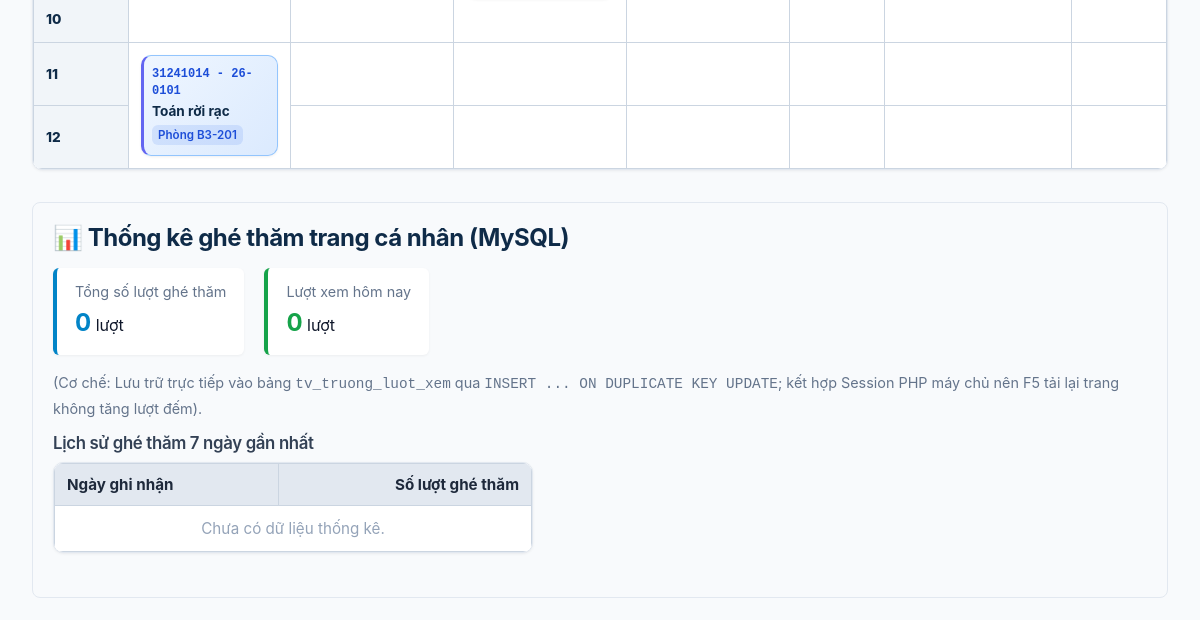
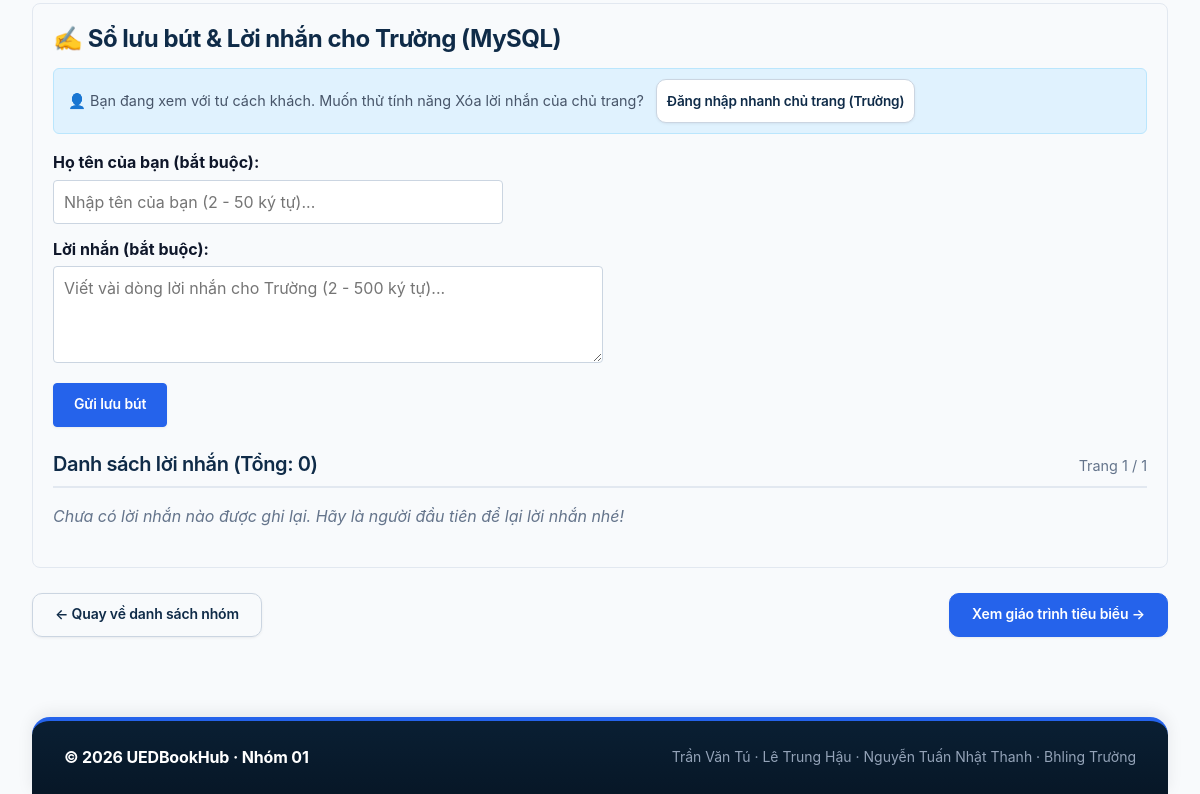
Before: /thanhvien/3120124040_truong/gioithieu.php (lower part) with the older database file (2 pictures, top to bottom).
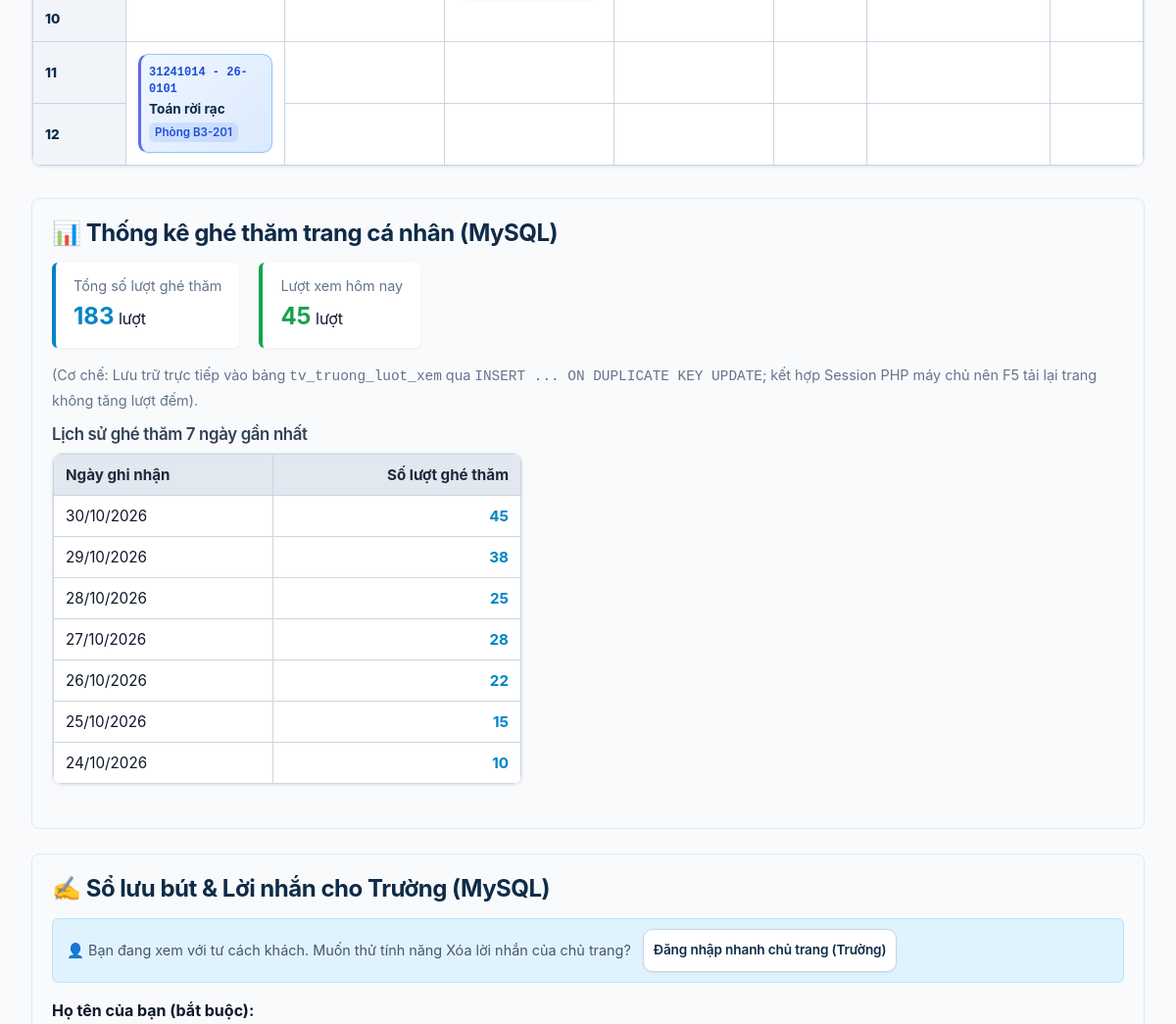
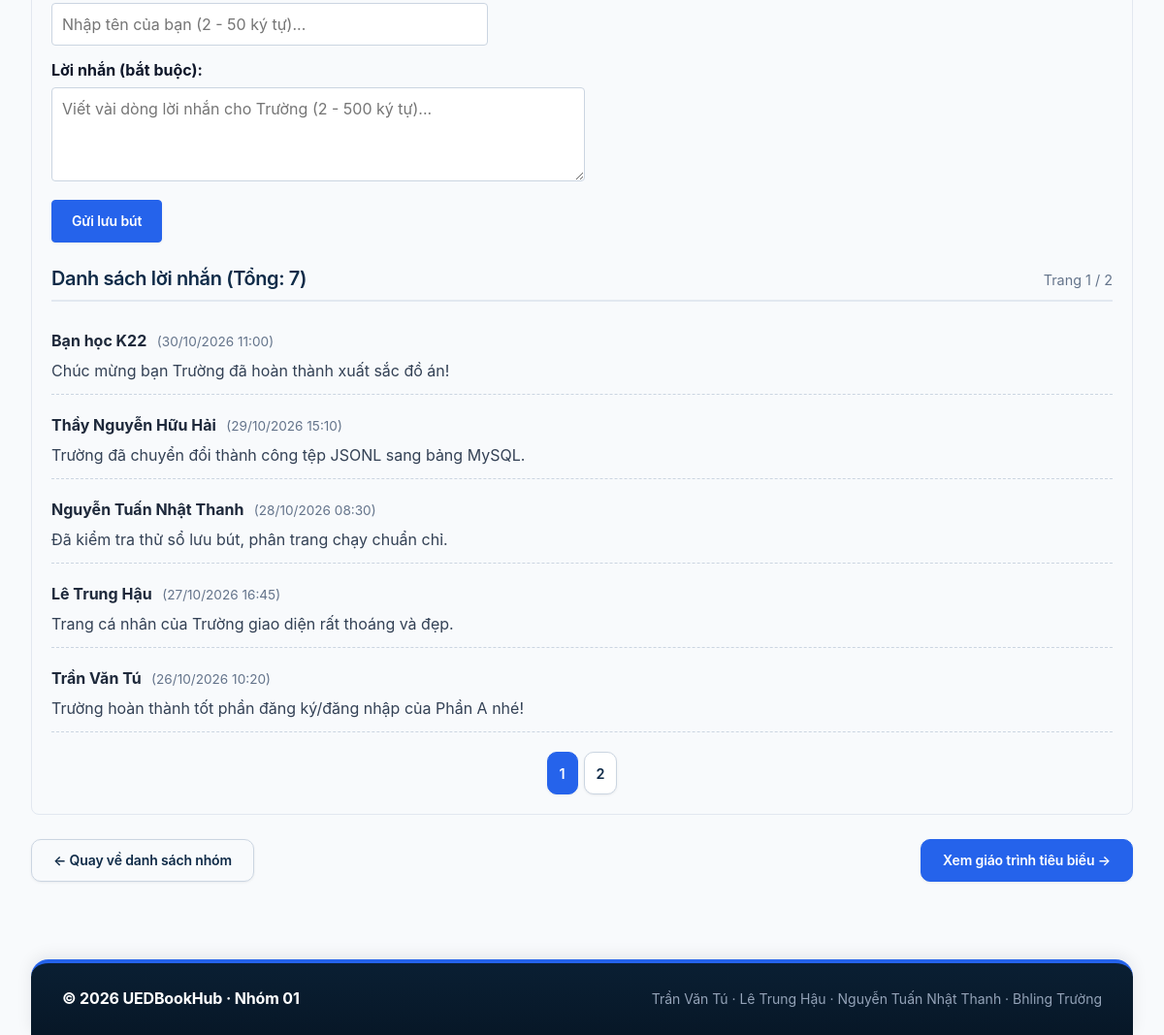
After: the same page with the newer database file (2 pictures, top to bottom).
### tables this page shows
CREATE TABLE tv_truong_luot_xem (
    id INT UNSIGNED AUTO_INCREMENT PRIMARY KEY,
    mssv CHAR(10) NOT NULL,
    ngay DATE NOT NULL,
    so_luot INT UNSIGNED NOT NULL DEFAULT 1,
    UNIQUE KEY uq_tv_truong_luot_xem_ngay (mssv, ngay),
    CONSTRAINT fk_tv_truong_luot_xem_thanh_vien FOREIGN KEY (mssv)
        REFERENCES thanh_vien(mssv) ON DELETE CASCADE
);

CREATE TABLE tv_luu_but (
    id INT UNSIGNED AUTO_INCREMENT PRIMARY KEY,
    mssv CHAR(10) NOT NULL,
    ten_khach VARCHAR(50) NOT NULL,
    loi_nhan VARCHAR(500) NOT NULL,
    thoi_gian DATETIME NOT NULL DEFAULT CURRENT_TIMESTAMP,
    KEY idx_tv_luu_but_mssv_thoi_gian (mssv, thoi_gian),
    CONSTRAINT fk_tv_luu_but_thanh_vien FOREIGN KEY (mssv)
        REFERENCES thanh_vien(mssv) ON DELETE CASCADE
);

### inc/db.php (called while the page is built, shortened)
<?php
function db(): PDO
{
    static $ketNoi = null;
    if ($ketNoi instanceof PDO) {
        return $ketNoi;
    }
    $ketNoi = new PDO(
        'mysql:host=127.0.0.1;port=3306;dbname=ltweb_nhom01;charset=utf8mb4',
        'root',
        '',
        [
            PDO::ATTR_ERRMODE => PDO::ERRMODE_EXCEPTION,
            PDO::ATTR_DEFAULT_FETCH_MODE => PDO::FETCH_ASSOC,
            PDO::ATTR_EMULATE_PREPARES => false,
        ]
    );
    return $ketNoi;
}

### inc/ham.php (called while the page is built, shortened)
<?php
function e(string|int|float|null $value): string
{
    return htmlspecialchars((string) $value, ENT_QUOTES | ENT_SUBSTITUTE, 'UTF-8');
}

### thanhvien/3120124040_truong/gioithieu.php (the view, shortened to what the changed rows need)
<?php
$stTv = db()->prepare('SELECT ho_ten, nguoi_dung_id FROM thanh_vien WHERE mssv = ?');
$stTv->execute([MSSV]);
$tv = $stTv->fetch();
$ndHienTai = nguoiDung();
$laChuTrang = $tv && !empty($tv['nguoi_dung_id']) && ($ndHienTai['id'] ?? 0) === (int) $tv['nguoi_dung_id'];
$stTongViews = db()->prepare('SELECT COALESCE(SUM(so_luot), 0) FROM tv_truong_luot_xem WHERE mssv = ?');
$stTongViews->execute([MSSV]);
$tongLuotXem = (int) $stTongViews->fetchColumn();
$stHomNay = db()->prepare('SELECT COALESCE(so_luot, 0) FROM tv_truong_luot_xem WHERE mssv = ? AND ngay = CURDATE()');
$stHomNay->execute([MSSV]);
$luotXemHomNay = (int) $stHomNay->fetchColumn();
$st7Ngay = db()->prepare('
    SELECT DATE_FORMAT(ngay, "%d/%m/%Y") AS ngay_dinh_dang, so_luot
    FROM tv_truong_luot_xem
    WHERE mssv = ?
    ORDER BY ngay DESC
    LIMIT 7
');
$st7Ngay->execute([MSSV]);
$lichSu7Ngay = $st7Ngay->fetchAll();
$moiTrang = 5;
$stTong = db()->prepare('SELECT COUNT(*) FROM tv_luu_but WHERE mssv = ?');
$stTong->execute([MSSV]);
$tongSoLuuBut = (int) $stTong->fetchColumn();
$soTrang = max(1, (int) ceil($tongSoLuuBut / $moiTrang));
$trangHienTai = filter_var($_GET['trang'] ?? 1, FILTER_VALIDATE_INT, [
    'options' => ['min_range' => 1, 'default' => 1]
]);
$trangHienTai = min($trangHienTai, $soTrang);
$boQua = ($trangHienTai - 1) * $moiTrang;
$stDs = db()->prepare('
    SELECT id, ten_khach, loi_nhan, DATE_FORMAT(thoi_gian, "%d/%m/%Y %H:%i") AS ngay_gio
    FROM tv_luu_but
    WHERE mssv = ?
    ORDER BY thoi_gian DESC, id DESC
    LIMIT 5 OFFSET ?
');
$stDs->execute([MSSV, $boQua]);
$danhSachLuuBut = $stDs->fetchAll();
require_once __DIR__ . '/../../inc/header.php';
?>
<link rel="stylesheet" href="css/style.css?v=15">
<main class="noi-dung-chinh">
  <section class="khoi-thoi-khoa-bieu">
    <div class="bang-cuon">
      <table class="bang-tkb">
        <tbody>
          <tr>
            <th scope="row">10</th>
          </tr>
          <tr>
            <th scope="row">11</th>
          </tr>
          <tr>
            <th scope="row">12</th>
          </tr>
        </tbody>
      </table>
    </div>
  </section>
  <section class="hop-dem-views" style="margin: 25px 0; padding: 20px; border-radius: 8px; background: #f8fafc; border: 1px solid #e2e8f0;">
    <h2>📊 Thống kê ghé thăm trang cá nhân (MySQL)</h2>
    <div style="display: flex; gap: 20px; flex-wrap: wrap; margin-bottom: 16px;">
      <div style="background: #ffffff; padding: 12px 18px; border-radius: 6px; border-left: 4px solid #0284c7; box-shadow: 0 1px 3px rgba(0,0,0,0.05);">
        <span style="font-size: 0.9rem; color: #64748b; display: block;">Tổng số lượt ghé thăm</span>
        <strong style="color: #0284c7; font-size: 1.5rem;"><?= e((string)$tongLuotXem) ?></strong> lượt
      </div>
      <div style="background: #ffffff; padding: 12px 18px; border-radius: 6px; border-left: 4px solid #16a34a; box-shadow: 0 1px 3px rgba(0,0,0,0.05);">
        <span style="font-size: 0.9rem; color: #64748b; display: block;">Lượt xem hôm nay</span>
        <strong style="color: #16a34a; font-size: 1.5rem;"><?= e((string)$luotXemHomNay) ?></strong> lượt
      </div>
    </div>
    <div class="bang-cuon" style="max-width: 480px;">
      <table style="width: 100%; border-collapse: collapse; background: #ffffff; border-radius: 6px; overflow: hidden; font-size: 0.95rem;">
        <thead>
          <tr style="background: #e2e8f0; color: #1e293b; text-align: left;">
            <th scope="col" style="padding: 8px 12px; border-bottom: 1px solid #cbd5e1;">Ngày ghi nhận</th>
            <th scope="col" style="padding: 8px 12px; border-bottom: 1px solid #cbd5e1; text-align: right;">Số lượt ghé thăm</th>
          </tr>
        </thead>
        <tbody>
          <?php if (empty($lichSu7Ngay)): ?>
            <tr><td colspan="2" style="padding: 10px 12px; text-align: center; color: #94a3b8;">Chưa có dữ liệu thống kê.</td></tr>
          <?php else: ?>
            <?php foreach ($lichSu7Ngay as $dongNgay): ?>
              <tr style="border-bottom: 1px solid #f1f5f9;">
                <td style="padding: 8px 12px;"><?= e((string)$dongNgay['ngay_dinh_dang']) ?></td>
                <td style="padding: 8px 12px; text-align: right; font-weight: bold; color: #0284c7;"><?= e((string)$dongNgay['so_luot']) ?></td>
              </tr>
            <?php endforeach; ?>
          <?php endif; ?>
        </tbody>
      </table>
    </div>
  </section>
  <section id="so-luu-but" class="hop-luu-but" style="margin: 25px 0; padding: 20px; border-radius: 8px; background: #f8fafc; border: 1px solid #e2e8f0;">
    <h2>✍️ Sổ lưu bút &amp; Lời nhắn cho Trường (MySQL)</h2>
    <div style="margin-bottom: 15px; padding: 10px 14px; background: #e0f2fe; border: 1px solid #bae6fd; border-radius: 6px; font-size: 0.9rem;">
      <?php if ($laChuTrang): ?>
        <span style="color: #0369a1; font-weight: bold;">
          🔑 Bạn đang đăng nhập với tư cách chủ trang (Bhling Trường - <code>truong@ued.vn</code>). Bạn có quyền Xóa lời nhắn.
        </span>
        <a href="gioithieu.php?dang_xuat_chu_trang=1#so-luu-but" style="margin-left: 10px; color: #b91c1c; font-weight: bold;">[Đăng xuất chủ trang]</a>
      <?php else: ?>
        <span style="color: #475569;">
        </span>
        <a href="gioithieu.php?dang_nhap_chu_trang=1#so-luu-but" class="nut nut--phu" style="padding: 4px 10px; font-size: 0.85rem; margin-left: 8px;">Đăng nhập nhanh chủ trang (Trường)</a>
      <?php endif; ?>
    </div>
    <form method="post" action="gioithieu.php#so-luu-but" style="margin-bottom: 25px;">
      <div style="margin-bottom: 12px;">
      </div>
      <div style="margin-bottom: 12px;">
      </div>
      <button type="submit" name="gui_luu_but" class="nut nut--chinh" style="padding: 8px 20px; cursor: pointer; border-radius: 4px;">Gửi lưu bút</button>
    </form>
    <div style="display: flex; justify-content: space-between; align-items: baseline; border-bottom: 2px solid #e2e8f0; padding-bottom: 8px; margin-bottom: 15px;">
      <h3 style="margin: 0;">Danh sách lời nhắn (Tổng: <?= e((string)$tongSoLuuBut) ?>)</h3>
      <span style="font-size: 0.9rem; color: #64748b;">Trang <?= e((string)$trangHienTai) ?> / <?= e((string)$soTrang) ?></span>
    </div>
    <?php if (empty($danhSachLuuBut)): ?>
      <p style="font-style: italic; color: #64748b;">Chưa có lời nhắn nào được ghi lại. Hãy là người đầu tiên để lại lời nhắn nhé!</p>
    <?php else: ?>
      <ul style="list-style: none; padding-left: 0; margin: 0 0 20px 0;">
        <?php foreach ($danhSachLuuBut as $dong): ?>
          <li style="border-bottom: 1px dashed #cbd5e1; padding: 12px 0; display: flex; justify-content: space-between; align-items: flex-start; gap: 15px;">
            <div style="flex: 1;">
              <strong style="color: #1e293b; font-size: 1rem;"><?= e((string)$dong['ten_khach']) ?></strong>
              <span style="font-size: 0.85rem; color: #64748b; margin-left: 6px;">(<?= e((string)$dong['ngay_gio']) ?>)</span>
              <p style="margin: 6px 0 0; color: #334155; line-height: 1.5;"><?= nl2br(e((string)$dong['loi_nhan'])) ?></p>
            </div>
          </li>
        <?php endforeach; ?>
      </ul>
      <?php if ($soTrang > 1): ?>
        <nav aria-label="Phân trang sổ lưu bút" style="display: flex; gap: 6px; align-items: center; justify-content: center; margin-top: 15px;">
          <?php for ($i = 1; $i <= $soTrang; $i++): ?>
            <a href="gioithieu.php?trang=<?= e((string)$i) ?>#so-luu-but"
               class="nut <?= $i === $trangHienTai ? 'nut--chinh' : 'nut--phu' ?>"
               style="padding: 6px 12px; font-size: 0.9rem;"
               <?= $i === $trangHienTai ? 'aria-current="page"' : '' ?>>
              <?= e((string)$i) ?>
            </a>
          <?php endfor; ?>
        </nav>
      <?php endif; ?>
    <?php endif; ?>
  </section>
</main>
<?php
require_once __DIR__ . '/../../inc/footer.php';
?>

Changed rows visible on the page:
added tv_truong_luot_xem: ngay_dinh_dang "30/10/2026", so_luot "45"
added tv_truong_luot_xem: ngay_dinh_dang "29/10/2026", so_luot "38"
added tv_truong_luot_xem: ngay_dinh_dang "28/10/2026", so_luot "25"
added tv_truong_luot_xem: ngay_dinh_dang "27/10/2026", so_luot "28"
added tv_truong_luot_xem: ngay_dinh_dang "26/10/2026", so_luot "22"
added tv_truong_luot_xem: ngay_dinh_dang "25/10/2026", so_luot "15"
added tv_truong_luot_xem: ngay_dinh_dang "24/10/2026", so_luot "10"
now on this page (row edited): tv_luu_but: ten_khach "Bạn học K22", ngay_gio "30/10/2026 11:00", loi_nhan "Chúc mừng bạn Trường đã hoàn thành xuất sắc đồ án!"
now on this page (row edited): tv_luu_but: ten_khach "Thầy Nguyễn Hữu Hải", ngay_gio "29/10/2026 15:10", loi_nhan "Trường đã chuyển đổi thành công tệp JSONL sang bảng MySQL."
now on this page (row edited): tv_luu_but: ten_khach "Nguyễn Tuấn Nhật Thanh", ngay_gio "28/10/2026 08:30", loi_nhan "Đã kiểm tra thử sổ lưu bút, phân trang chạy chuẩn chỉ."
now on this page (row edited): tv_luu_but: ten_khach "Lê Trung Hậu", ngay_gio "27/10/2026 16:45", loi_nhan "Trang cá nhân của Trường giao diện rất thoáng và đẹp."
now on this page (row edited): tv_luu_but: ten_khach "Trần Văn Tú", ngay_gio "26/10/2026 10:20", loi_nhan "Trường hoàn thành tốt phần đăng ký/đăng nhập của Phần A nhé!"
Other visible differences:
$tongLuotXem: "0" → "183"
$luotXemHomNay: "0" → "45"
$tongSoLuuBut: "0" → "7"
$soTrang: "1" → "2"
new list line: "1"
new list line: "2"
text no longer shown: "Chưa có dữ liệu thống kê. Chưa có lời nhắn nào được ghi lại. Hãy là người đầu tiên để lại lời nhắn nhé!"
